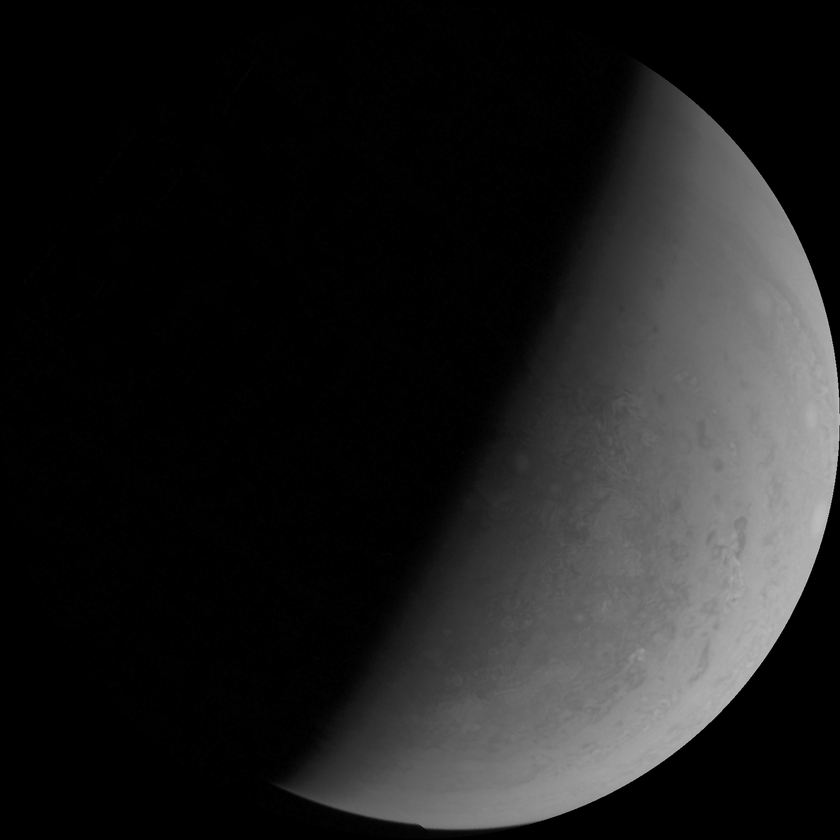
#> input picture chapter6/junored.png, 840 x 840 px, shrunk from 1600 x 1600 before the run
$ python juno.py
#> lines starting #> are read from the running program, lines starting #| are printed output that depends on the picture
from PIL import Image
import numpy as np

"""
Science and Computing with Raspberry Pi
Brian R. Kent
"""

def combineImages(rgbfiles):

    RGB = []

    for i, filename in enumerate(rgbfiles):
        im = Image.open(filename)
#> im is the input picture: PIL image 840x840 L; min 0, max 195, mean 31.2
        implane = np.array(list(im.getdata()), dtype="uint8")
        reshape = implane.reshape(im.size[0], im.size[1])
        RGB.append(Image.fromarray(reshape,mode=None))

    combine = Image.merge("RGB",(RGB[0],RGB[1],RGB[2]))
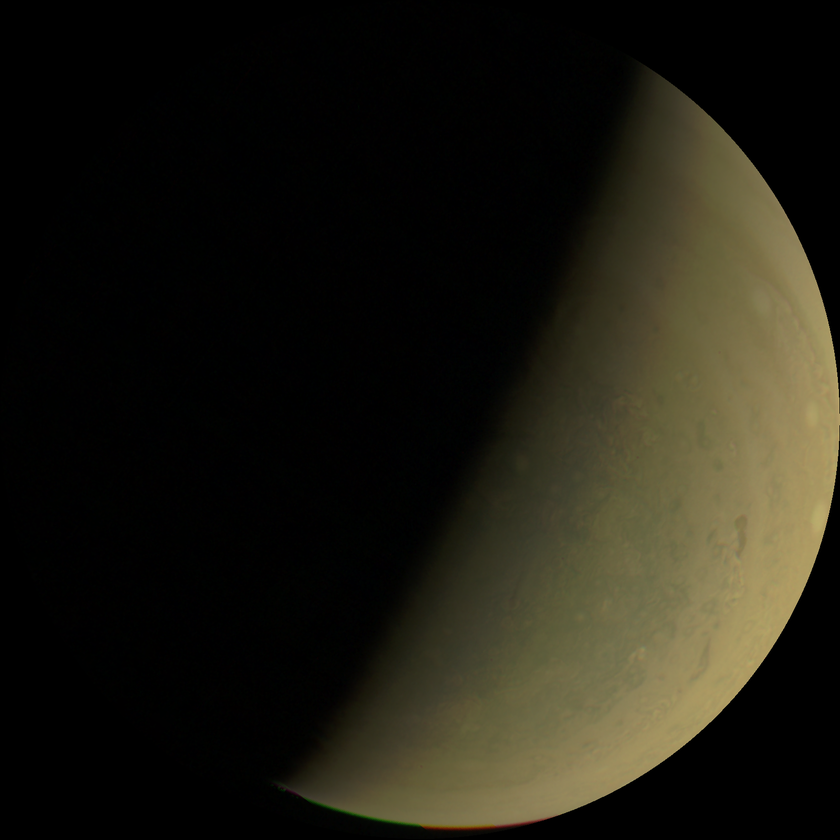
#> combine: PIL image 840x840 RGB; mean R, G, B 31.2, 29, 19
    combine.show()
    combine.save("jupiter.png")


combineImages(['junored.png','junogreen.png','junoblue.png'])
